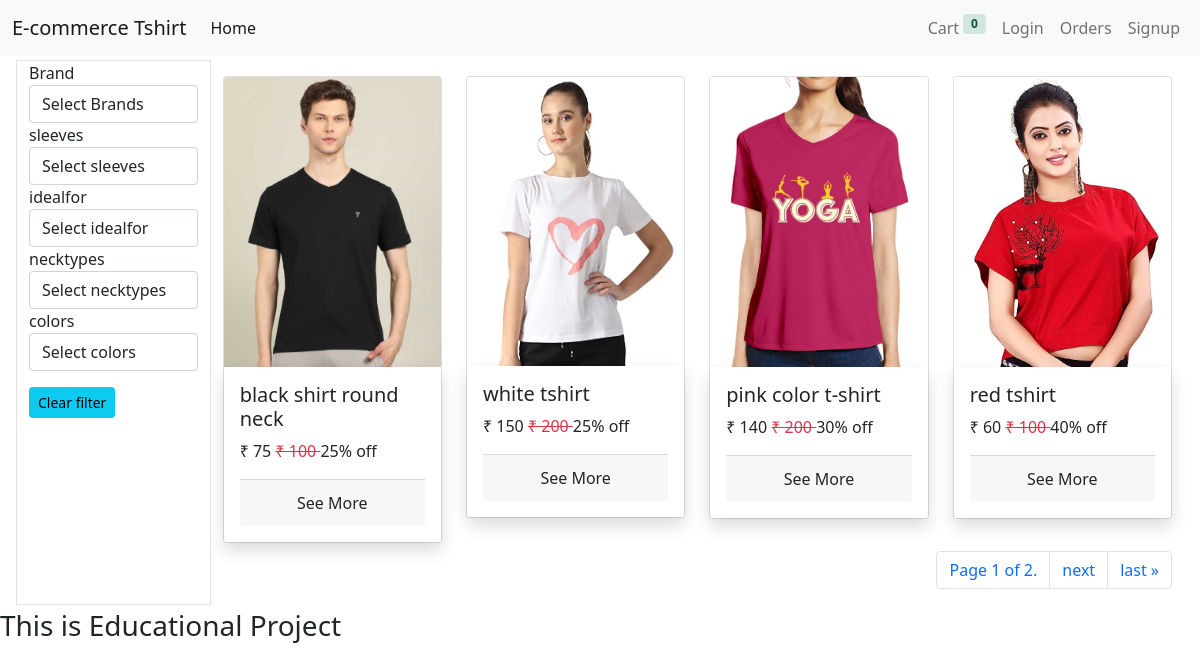
The page / on the database its author committed.
### store/models/tshirt.py (models this page shows, shortened)
class Tshirt(models.Model):
    name = models.CharField(max_length=50, null=False)
    slug = models.CharField(max_length=200,unique=True,default="")
    description = models.CharField(max_length=30, null=True)
    discount = models.IntegerField(default=0)
    image = models.ImageField(upload_to="upload/images", null=False)
    occasion = models.ForeignKey(Occasion, on_delete=models.CASCADE)
    sleeve = models.ForeignKey(Sleeve, on_delete=models.CASCADE)
    brand = models.ForeignKey(Brand, on_delete=models.CASCADE)
    color = models.ForeignKey(Color, on_delete=models.CASCADE)
    neck_type = models.ForeignKey(NeckType, on_delete=models.CASCADE)
    ideal_for = models.ForeignKey(IdealFor, on_delete=models.CASCADE)

### store/views/home.py (the view)
# urls.py: path('', home, name="home"),
def home(request):
    query=request.GET
    tshirts=[]
    tshirts = Tshirt.objects.all()
    brand = query.get('brand')
    neckType = query.get('necktype')
    color = query.get('color')
    idealFor = query.get('idealfor')
    sleeve = query.get('sleeve')
    page= query.get('page')
    if(page is None or page==''):
        page=1
    if brand != '' and brand is not None:
        tshirts = tshirts.filter(brand__slug=brand)
    if neckType != '' and neckType is not None:
        tshirts = tshirts.filter(neck_type__slug=neckType)
    if color != '' and color is not None:
        tshirts = tshirts.filter(color__slug=color)
    if sleeve != '' and sleeve is not None:
        tshirts = tshirts.filter(sleeve__slug=sleeve)
    if idealFor != '' and idealFor is not None:
        tshirts = tshirts.filter(ideal_for__slug=idealFor)
    occasions= Occasion.objects.all()
    brands = Brand.objects.all()
    sleeves= Sleeve.objects.all()
    idealfor=IdealFor.objects.all()
    necktypes= NeckType.objects.all()
    colors = Color.objects.all()
    paginator = Paginator(tshirts,4) # On one page 4 object(tshirts) you want to show
    page_object=paginator.get_page(page)  # get first page that contain 4 objects
    query = request.GET.copy()
    query['page'] = ""
    pageurl=urlencode(query)
    print(query)
    context = {
    'page_obj': page_object, # pass page object here
    'occasions':occasions,
    'brands':brands,
    'sleeves':sleeves,
    'idealfor':idealfor,
    'necktypes':necktypes,
    'colors':colors,
    'pageurl':pageurl
    }
    cart = request.session.get('cart')
    return render(request, 'store/home.html', context=context)

### store/templatetags/filter_tags.py (called while the page is built)
@register.simple_tag
def selected_attr(request_slug , slug):
    if request_slug == slug:
        return "selected"
    else:
        return ''

### store/templatetags/tshirt_tags.py (called while the page is built)
@register.filter
def rupee(number):
    return f"₹ {number}"

@register.simple_tag
def min_price(tshirt):
    size = tshirt.sizevarient_set.all().order_by('price').first()
    return size.price

@register.simple_tag
def sale_price(tshirt):
    min_p = min_price(tshirt)  # it gives minimum price
    tshirt.after_discount = m.floor(min_p - (min_p*tshirt.discount/100))
    return tshirt.after_discount

### store/templates/store/home.html (shortened to what this page needs)
{% extends "./base.html" %}
{% load tshirt_tags %}
{% load filter_tags %}
{% load static %}
{% block content %}
<div class="container-fluid">
    <div class="row m-1">
        <div class="col-2 border">
            <form id="filterform" action="/" method="GET">
                <div>
                    <div class="form-group">
                        <label for="brand">Brand</label>
                        <select onchange="submitForm()" name="brand" class="form-control" id="brands">
                            <option value="">Select Brands</option>
                        </select>
                    </div>
                    <div class="form-group">
                        <label for="sleeves">sleeves</label>
                        <select onchange="submitForm()" name="sleeve" class="form-control" id="sleeves">
                            <option value="">Select sleeves</option>
                        </select>
                    </div>
                    <div class="form-group">
                        <label for="idealfor">idealfor</label>
                        <select onchange="submitForm()" name="idealfor" class="form-control" id="idealfor">
                            <option value="">Select idealfor</option>
                        </select>
                    </div>
                    <div class="form-group">
                        <label for="necktypes">necktypes</label>
                        <select onchange="submitForm()" name="necktype" class="form-control" id="necktypes">
                            <option value="">Select necktypes</option>
                        </select>
                    </div>
                    <div class="form-group">
                        <label for="colors">colors</label>
                        <select onchange="submitForm()" name="color" class="form-control" id="colors">
                            <option value="">Select colors</option>
                        </select>
                    </div>
                    <a href="/" class="btn btn-info btn-sm mt-3">Clear filter</a>
                </div>
            </form>
        </div>
        <div class="col">
            <div class="row">
                {% for tshirt in page_obj %}
                <div class="col-3 ">
                    <div class="card mt-3 ml-2">
                        <img class="card-img-top" src="{{tshirt.image.url}}" alt="Card image cap">
                        <div class="card-body shadow">
                            <h5 class="card-title"> {{ tshirt.name |lower}}</h5>
                            <span> {% sale_price tshirt as sale %}
                                {{sale | rupee}}
                            </span>
                            <span class="text-danger"> <del>{% min_price tshirt as minprice %}
                                    {{minprice|rupee}}
                                </del> </span>
                            <span>{{tshirt.discount}}% off</span>
                            <div class="card-footer p-1 text-center mt-3">
                                <a href="/product/{{tshirt.slug}}" class="btn  ">See More</a>
                            </div>
                        </div>
                    </div>
                </div>
                {% endfor %}
<div>
    <nav aria-label="Page navigation" class="mt-2">
        <ul class="pagination justify-content-end">
          <li class="page-item">
            <a class="page-link" href="">Page {{ page_obj.number }} of {{ page_obj.paginator.num_pages }}.</a>
          </li>
          {% if page_obj.has_next %}
          <li class="page-item">
            <a class="page-link" href="?{{pageurl}}{{ page_obj.next_page_number }}">next</a>
          </li>
         <li class="page-item">
          <a class="page-link" href="?{{pageurl}}{{ page_obj.paginator.num_pages }}">last &raquo;</a>
         </li>
          {% endif %}
        </ul>
      </nav>
</div>
            </div>
        </div>
    </div>
</div>
<h3>This is Educational Project </h3>
{% endblock content%}

### store/templates/store/base.html (shortened to what this page needs)
<!doctype html>
<html lang="en">
<head>
  <link href="https://cdn.jsdelivr.net/npm/bootstrap@5.1.0/dist/css/bootstrap.min.css" rel="stylesheet"
>
</head>
<body>
  <nav class="navbar navbar-expand-lg navbar-light bg-light">
    <div class="container-fluid">
      <a class="navbar-brand" href="/">E-commerce Tshirt</a>
      <div class="collapse navbar-collapse" id="navbarNav">
        <ul class="navbar-nav mr-auto">
          <li class="nav-item">
            <a class="nav-link active" aria-current="page" href="/">Home</a>
          </li>
        </ul>
        <ul class="navbar-nav " style="  margin-left: auto;">
          <li class="nav-item">
            <a class="nav-link" href="/cart">Cart <sup class="badge alert-success">{{request.session.cart|length}}</sup></a>
          </li>
          {% if request.user.is_authenticated%}
          <li class="nav-item">
            <a class="nav-link" href="/orders">Orders</a>
          </li>
          <li class="nav-item">
            <a class="nav-link" href="/logout">Logout</a>
          </li>
          {%else %}
          <li class="nav-item">
            <a class="nav-link" href="/login">Login</a>
          </li>
          <li class="nav-item">
            <a class="nav-link" href="/orders">Orders</a>
          </li>
          <li class="nav-item">
            <a class="nav-link" href="/signup">Signup</a>
          </li>
          {% endif%}
        </ul>
      </div>
    </div>
  </nav>
  {% block content%}{% endblock content%}
</body>
</html>

### rows shown on the page
Tshirt: image (picture), name "black shirt round neck", sale "₹ 75", minprice "₹ 100", discount "25"
Tshirt: image (picture), name "white tshirt", sale "₹ 150", minprice "₹ 200", discount "25"
Tshirt: image (picture), name "pink color t-shirt", sale "₹ 140", minprice "₹ 200", discount "30"
Tshirt: image (picture), name "red tshirt", sale "₹ 60", minprice "₹ 100", discount "40"

### other values the page prints
{{ request.session.cart|length }} "0"
{{ page_obj.number }} "1"
{{ page_obj.paginator.num_pages }} "2"
